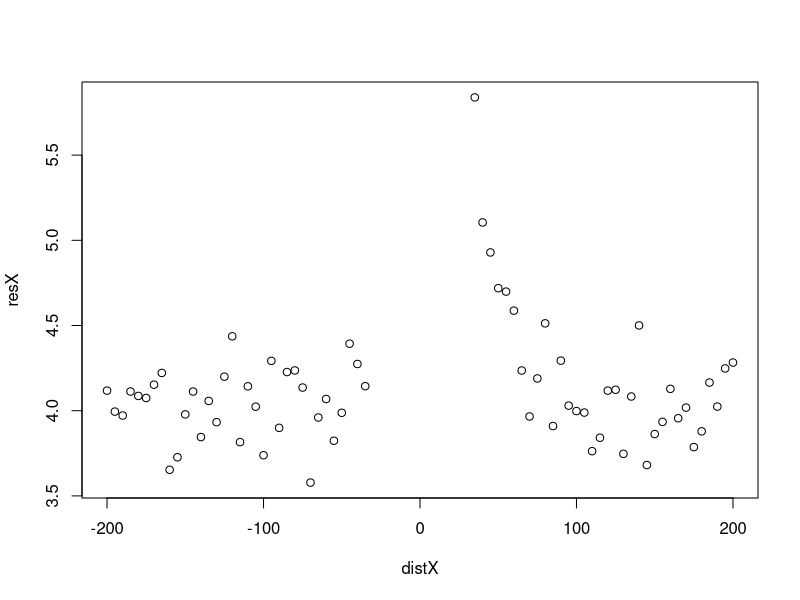
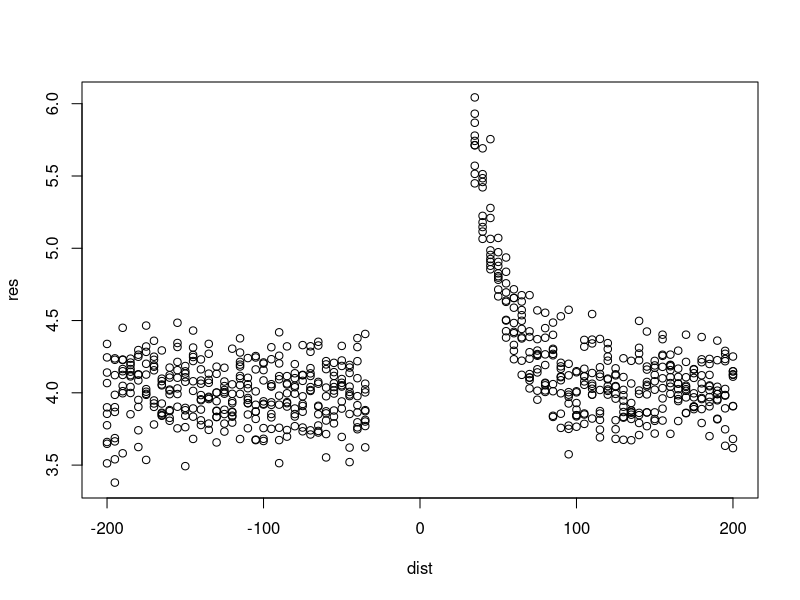
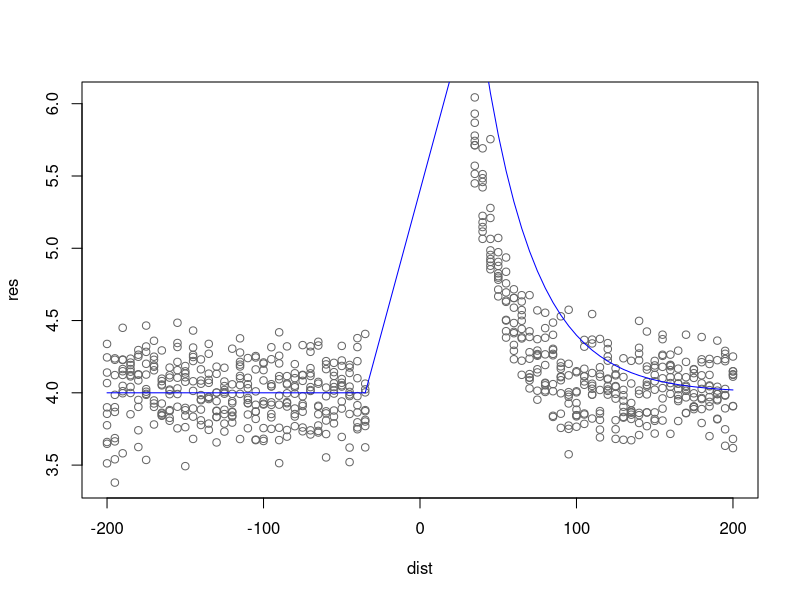
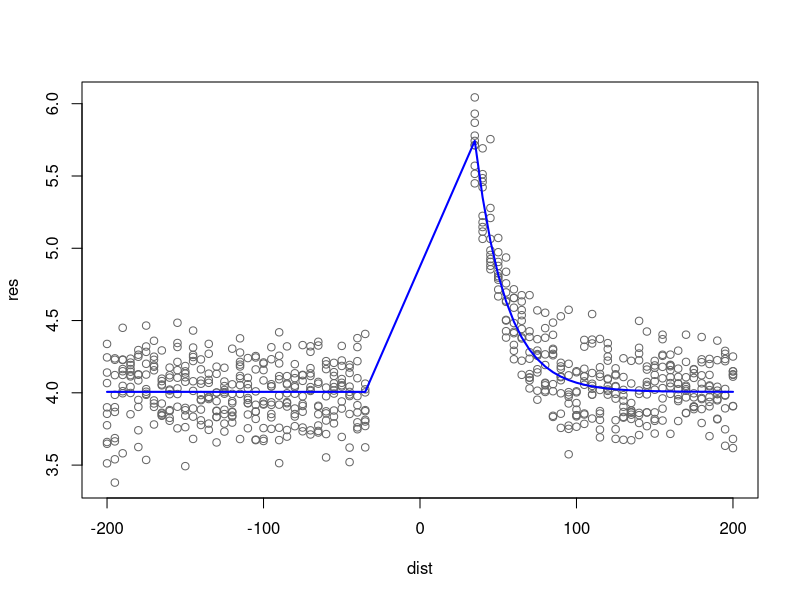

R code for these plots, in order:
## ---- chunk 1
knitr::opts_chunk$set(echo = TRUE)
## ---- chunk 2

distX <- seq(-200, 200,5)
distX <- distX[abs(distX)>30] # remove any values close to the  
dist <- rep(distX,each=10)
## ---- chunk 3
genresponse<- function(distances, type){
  if(type=="flat"){
    resp <- ifelse(distances >0, 
                  rnorm(length(distances), (4 + 10*exp(-0.05 * distances)), 0.2), 
                  rnorm(length(distances), 4,0.2))
  }
  if(type=="proximity"){
    #' Could expand model to account for higher values closer to the zero 
    resp <- ifelse(distances >0, 
                  rnorm(length(distances), (4 + 10*exp(-0.05 * distances)), 0.2), 
                  rnorm(length(distances), (4+2*exp(0.1*distances)),0.2))
  }
  resp
}
resX <- genresponse(distX, type="flat")
res <- genresponse(dist, type="flat")
## ---- chunk 4
plot(distX, resX)
plot(dist, res)
## ---- chunk 5
mymodel <- function(par, d){
  # par= three model parameters
  # d =distance to edge 
  model <- ifelse(d<0,
                  par[1],
                  par[1] + par[2]*exp(-par[3]*d))
}
## ---- chunk 6
pred <- mymodel(par=c(4,8, 0.03), d=dist)
plot(dist, res, col="grey40"); lines(dist, pred, col="blue")
## ---- chunk 7
lsq <- function(par, spmd, d){
  model <- ifelse(d<0, par[1],par[1] + par[2]*exp(-par[3]*d))
  rss <- sum((spmd-model)^2)
  rss
}

params <- optim(c(4, 8, 0.04),lsq, spmd=res, 
               d=dist)
params$par
## ---- chunk 8
pred2 <- mymodel(par=params$par, d=dist)
plot(dist, res, col="grey40"); lines(dist, pred2, col="blue", lwd=2)
